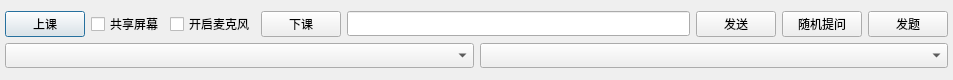
<?xml version="1.0" encoding="UTF-8"?>
<ui version="4.0">
 <class>TeacherWindow</class>
 <widget class="QDialog" name="TeacherWindow">
  <property name="geometry">
   <rect>
    <x>0</x>
    <y>0</y>
    <width>953</width>
    <height>80</height>
   </rect>
  </property>
  <property name="font">
   <font>
    <family>微软雅黑</family>
   </font>
  </property>
  <property name="windowTitle">
   <string>教师已登录</string>
  </property>
  <property name="modal">
   <bool>false</bool>
  </property>
  <layout class="QGridLayout" name="gridLayout">
   <property name="leftMargin">
    <number>5</number>
   </property>
   <property name="topMargin">
    <number>5</number>
   </property>
   <property name="rightMargin">
    <number>5</number>
   </property>
   <property name="bottomMargin">
    <number>6</number>
   </property>
   <item row="0" column="0">
    <layout class="QVBoxLayout" name="verticalLayout">
     <item>
      <layout class="QHBoxLayout" name="horizontalLayout_3">
       <item>
        <layout class="QHBoxLayout" name="horizontalLayout_2">
         <item>
          <widget class="QPushButton" name="btnBeginClass">
           <property name="minimumSize">
            <size>
             <width>0</width>
             <height>0</height>
            </size>
           </property>
           <property name="text">
            <string>上课</string>
           </property>
          </widget>
         </item>
         <item>
          <widget class="QCheckBox" name="ckbScreenShare">
           <property name="text">
            <string>共享屏幕</string>
           </property>
          </widget>
         </item>
         <item>
          <widget class="QCheckBox" name="ckbVoiceShare">
           <property name="text">
            <string>开启麦克风</string>
           </property>
          </widget>
         </item>
         <item>
          <widget class="QPushButton" name="btnEndClass">
           <property name="text">
            <string>下课</string>
           </property>
          </widget>
         </item>
        </layout>
       </item>
       <item>
        <layout class="QHBoxLayout" name="horizontalLayout">
         <item>
          <widget class="QLineEdit" name="edtChat"/>
         </item>
         <item>
          <widget class="QPushButton" name="btnSend">
           <property name="sizePolicy">
            <sizepolicy hsizetype="Fixed" vsizetype="Fixed">
             <horstretch>0</horstretch>
             <verstretch>0</verstretch>
            </sizepolicy>
           </property>
           <property name="font">
            <font>
             <family>微软雅黑</family>
            </font>
           </property>
           <property name="text">
            <string>发送</string>
           </property>
          </widget>
         </item>
         <item>
          <widget class="QPushButton" name="btnRandQues">
           <property name="text">
            <string>随机提问</string>
           </property>
          </widget>
         </item>
         <item>
          <widget class="QPushButton" name="btnSendQues">
           <property name="text">
            <string>发题</string>
           </property>
          </widget>
         </item>
        </layout>
       </item>
      </layout>
     </item>
     <item>
      <layout class="QHBoxLayout" name="horizontalLayout_4">
       <item>
        <widget class="QComboBox" name="cmbStudent"/>
       </item>
       <item>
        <widget class="QComboBox" name="cmbChatList"/>
       </item>
      </layout>
     </item>
    </layout>
   </item>
  </layout>
 </widget>
 <resources/>
 <connections/>
</ui>
